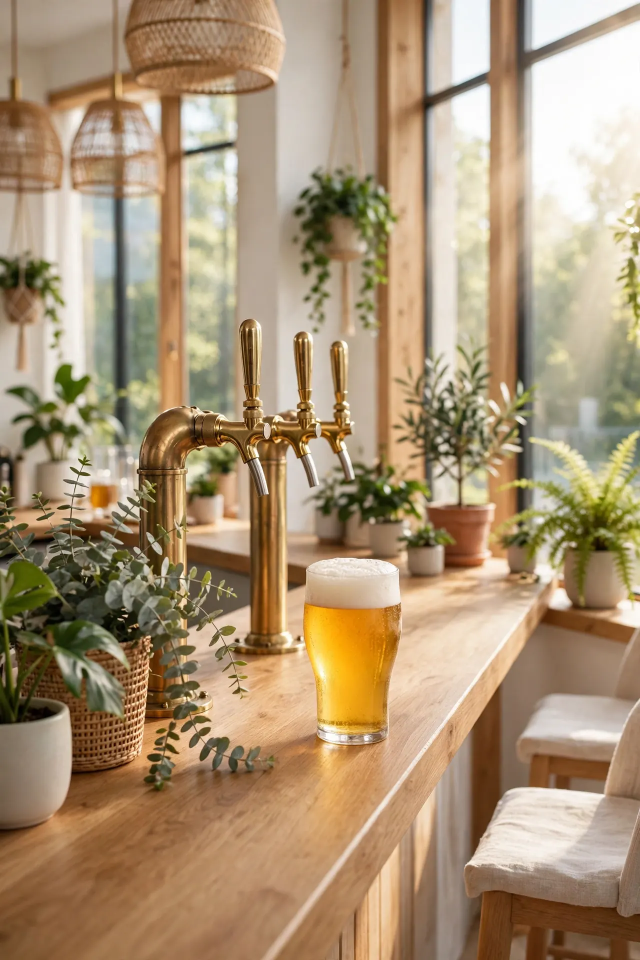
#> input picture bar.webp, 1280 x 1920 px (shown at 1/2 size)
$ python normalize-photo.py --in bar.webp --out out.png
#> lines starting #> are read from the running program, lines starting #| are printed output that depends on the picture
#!/usr/bin/env python3
"""normalize-photo.py — Normalización DETERMINÍSTICA de la foto del cliente
(Gap 3 de la auditoría de material del cliente, 2026-10-25).

La foto que cae al fallback de fidelidad ES la foto cruda del cliente:
sin este paso salía publicada en su aspecto nativo (16:9, 1:1, el que
traiga) y sin ningún pulido — Instagram la recortaba a 4:5 como quería.
Este script garantiza, haya o no titular en la pieza:

  1. Orientación EXIF aplicada (la foto sale derecha).
  2. Encuadre 4:5 EXACTO (1080×1350) con foco: el recorte se centra en
     el foco medido (centroide de energía de bordes, determinístico,
     sin IA) o en el foco que pase el llamador (--focus-x/--focus-y).
  3. El MISMO grade del composite de titulares (blend 5% hacia el hex
     de marca + saturación ×1,04) cuando llega --grade.

Uso: python3 normalize-photo.py --in foto.jpg --out foto.jpg [--grade #2793C8]
     [--focus-x 0.42] [--focus-y 0.5]
Salida: una línea JSON {w,h,focus_x,focus_y,src_w,src_h}. Ante error,
{"error": "…"} y código 1: el llamador sigue con la foto como estaba —
normalizar nunca puede costar una pieza.
"""
import argparse
import json
import sys


def measure_focus(img):
    """Centroide de la energía de bordes sobre una copia chica. Una zona
    con detalle (el sujeto) pesa más que un fondo liso. Sin detalle
    medible → centro. Determinístico: misma foto, mismo foco."""
    from PIL import ImageFilter
    small = img.convert('L')
    small.thumbnail((320, 320))
    edges = small.filter(ImageFilter.FIND_EDGES).filter(ImageFilter.GaussianBlur(radius=2))
    w, h = edges.size
    px = edges.load()
    total = 0.0
    sx = 0.0
    sy = 0.0
    for y in range(h):
        for x in range(w):
            v = px[x, y]
            if v:
                total += v
                sx += v * x
                sy += v * y
    if total <= 0:
        return 0.5, 0.5
    fx = (sx / total) / max(w - 1, 1)
    fy = (sy / total) / max(h - 1, 1)
    # Clamp conservador: el foco guía el recorte, no lo manda al borde.
    fx = min(0.75, max(0.25, fx))
    fy = min(0.75, max(0.25, fy))
    return round(fx, 3), round(fy, 3)


def main():
    ap = argparse.ArgumentParser()
    ap.add_argument('--in', dest='inp', required=True)
    ap.add_argument('--out', required=True)
    ap.add_argument('--grade', default='')
    ap.add_argument('--focus-x', type=float, default=-1)
    ap.add_argument('--focus-y', type=float, default=-1)
    a = ap.parse_args()
    try:
        from PIL import Image, ImageColor, ImageEnhance, ImageOps
        img = Image.open(a.inp)
#> img is the input picture: PIL image 1280x1920 RGB; mean R, G, B 170.1, 146.8, 116.4
        img = ImageOps.exif_transpose(img)
        if img.mode in ('RGBA', 'LA', 'P'):
            bg = Image.new('RGB', img.size, (255, 255, 255))
            bg.paste(img.convert('RGBA'), mask=img.convert('RGBA').split()[-1])
            img = bg
        else:
            img = img.convert('RGB')
        src_w, src_h = img.size
#> src_w = 1280; src_h = 1920
        fx = a.focus_x if 0 <= a.focus_x <= 1 else None
        fy = a.focus_y if 0 <= a.focus_y <= 1 else None
        if fx is None or fy is None:
            mfx, mfy = measure_focus(img)
#> in measure_focus, `small = img.convert('L')`:
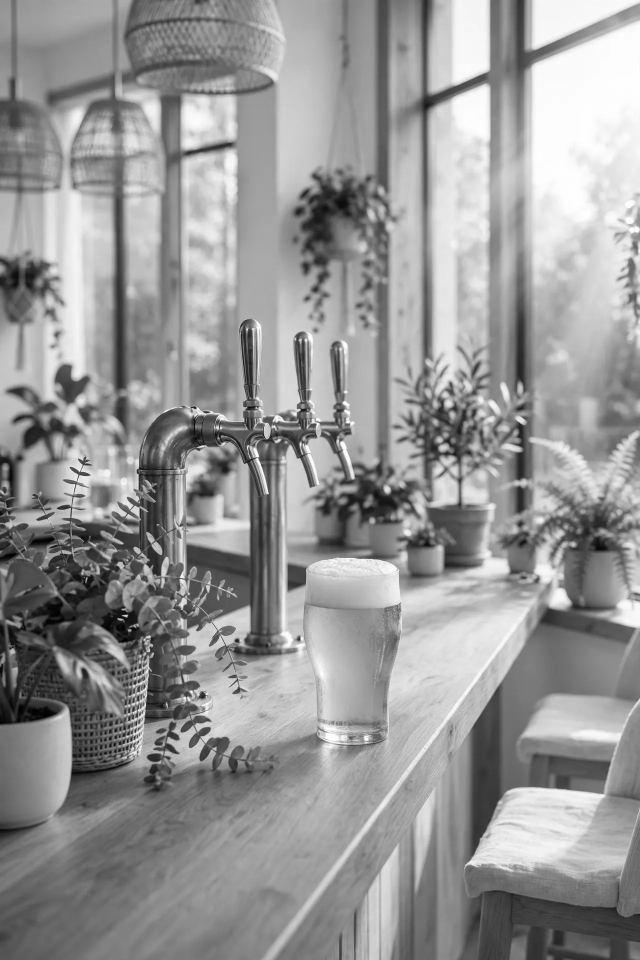
#> small: PIL image 1280x1920 L (shown at 1/2 size); min 0, max 255, mean 150.3
#> in measure_focus, `small.thumbnail((320, 320))`:
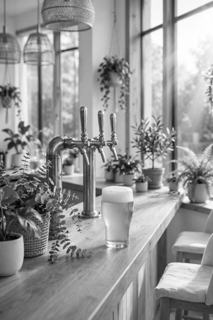
#> small: PIL image 213x320 L; min 1, max 255, mean 150.2
#> in measure_focus, `edges = small.filter(ImageFilter.FIND_EDGES).filter(ImageFilter.Gaussi..`:
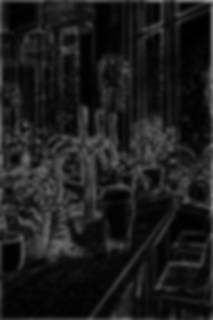
#> edges: PIL image 213x320 L; min 0, max 156, mean 28.1
#> after the loop in measure_focus, `for y in range(h):`: sx = 192020668; sy = 303524414; total = 1917765
#> in measure_focus, `fx = (sx / total) / max(w - 1, 1)`: fx = 0.472
#> in measure_focus, `fy = (sy / total) / max(h - 1, 1)`: fy = 0.496
#> mfx = 0.472; mfy = 0.496
            if fx is None:
                fx = mfx
#> fx = 0.472
            if fy is None:
                fy = mfy
#> fy = 0.496
        # Recorte 4:5 (w/h = 0,8) alrededor del foco.
        target = 0.8
        W, H = img.size
#> W = 1280; H = 1920
        if W / H > target:
            cw = int(H * target)
            ch = H
            cx = int(fx * W - cw / 2)
            cx = max(0, min(W - cw, cx))
            box = (cx, 0, cx + cw, ch)
        else:
            cw = W
#> cw = 1280
            ch = int(W / target)
#> ch = 1600
            cy = int(fy * H - ch / 2)
#> cy = 152
            cy = max(0, min(H - ch, cy))
            box = (0, cy, cw, cy + ch)
#> box = (0, 152, 1280, 1752)
        img = img.crop(box).resize((1080, 1350), Image.LANCZOS)
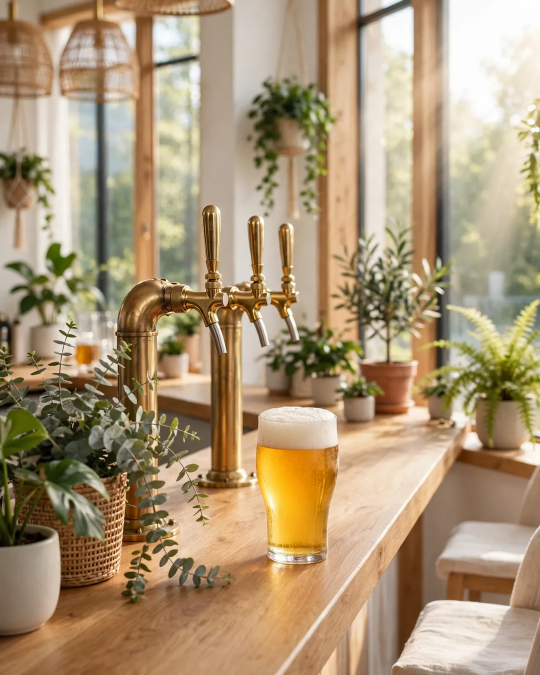
#> img: PIL image 1080x1350 RGB (shown at 1/2 size); mean R, G, B 171.7, 149.7, 118.5
        if a.grade:
            try:
                tint = Image.new('RGB', img.size, ImageColor.getrgb(a.grade))
                img = Image.blend(img, tint, 0.05)
                img = ImageEnhance.Color(img).enhance(1.04)
            except Exception:
                pass
        img.save(a.out, 'JPEG', quality=90)
        # Variantes livianas de la pieza final, como hace el composite.
        try:
            base = a.out.rsplit('.', 1)[0]
            for wdt, q, suf in ((640, 78, '@640.webp'), (24, 60, '@24.webp')):
                img.resize((wdt, max(1, round(img.height * wdt / img.width))), Image.LANCZOS).save(base + suf, 'WEBP', quality=q)
#> this loop made 2 passes
#> pass 1, in main, `img.resize((wdt, max(1, round(img.height * wdt / img.width))), Image.L..`:
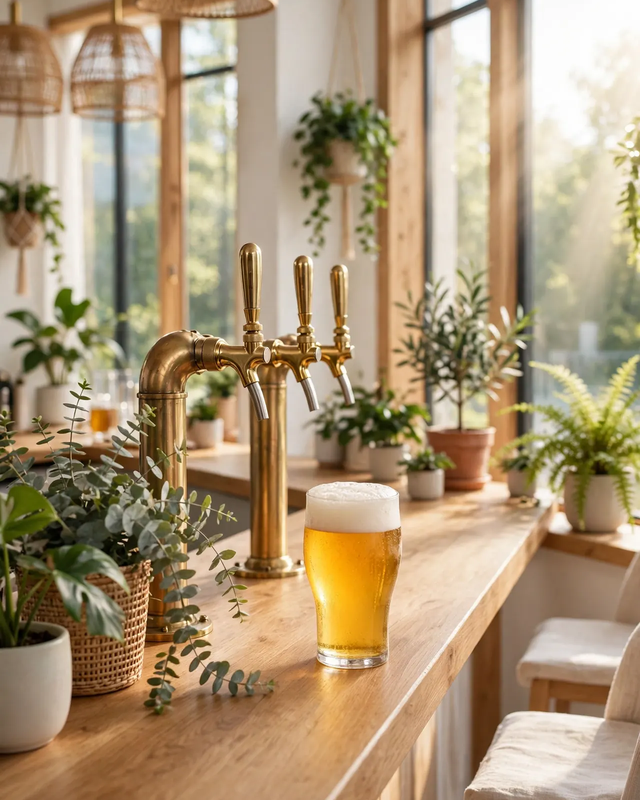
#> saved as out@640.webp: PIL image 640x800 RGB; mean R, G, B 171.7, 149.7, 118.5
#> pass 2, in main, `img.resize((wdt, max(1, round(img.height * wdt / img.width))), Image.L..`:
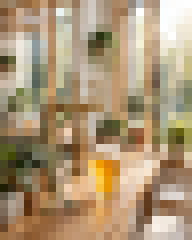
#> saved as out@24.webp: PIL image 24x30 RGB (shown 8 times larger); mean R, G, B 171.8, 149.8, 118.6
        except Exception:
            pass
        print(json.dumps({'w': 1080, 'h': 1350, 'focus_x': fx, 'focus_y': fy, 'src_w': src_w, 'src_h': src_h}))
#| {"w": 1080, "h": 1350, "focus_x": 0.472, "focus_y": 0.496, "src_w": 1280, "src_h": 1920}
    except Exception as e:  # noqa: BLE001 — normalizar nunca rompe la pieza
        print(json.dumps({'error': str(e)[:160]}))
        sys.exit(1)


if __name__ == '__main__':
    main()

$ run again, on fashion.webp
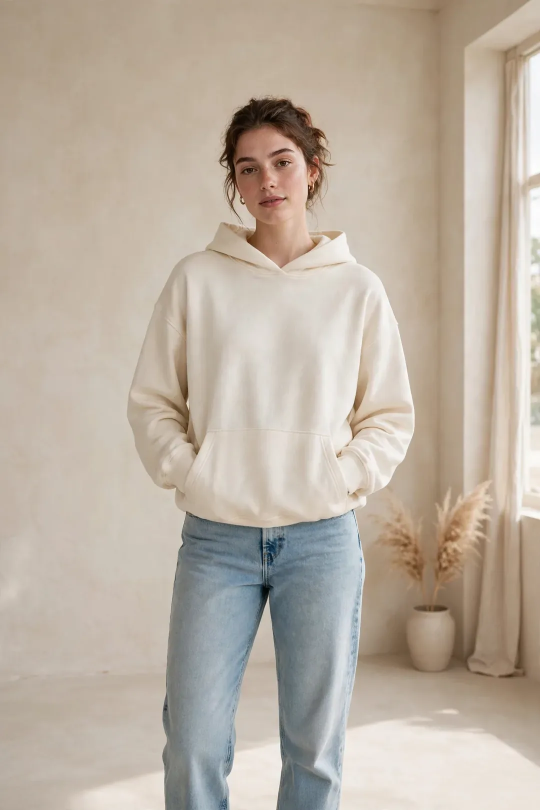
#> input picture fashion.webp, 1080 x 1620 px (shown at 1/2 size)
#> in main, img is the input picture: PIL image 1080x1620 RGB; mean R, G, B 187.2, 175.5, 161.9
#> in measure_focus, `edges = small.filter(ImageFilter.FIND_EDGES).filter(ImageFilter.Gaussi..`:
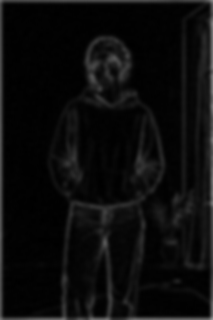
#> edges: PIL image 213x320 L; min 0, max 156, mean 12
#> after the loop in measure_focus, `for y in range(h):`: sx = 99943536; sy = 136498931; total = 815321
#> in measure_focus, `fx = (sx / total) / max(w - 1, 1)`: fx = 0.578
#> in measure_focus, `fy = (sy / total) / max(h - 1, 1)`: fy = 0.525
#> mfx = 0.578; mfy = 0.525
#> in main, `fx = mfx`: fx = 0.578
#> in main, `fy = mfy`: fy = 0.525
#> cy = 175
#> box = (0, 175, 1080, 1525)
#> img: PIL image 1080x1350 RGB
#> the loop in main, `for wdt, q, suf in ((640, 78, '@640.webp'), (24, 60, '@24.webp')):` made 2 passes
#> pass 2, in main, `img.resize((wdt, max(1, round(img.height * wdt / img.width))), Image.L..`:
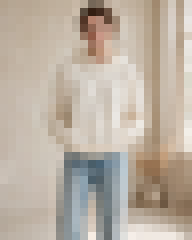
#> saved as out@24.webp: PIL image 24x30 RGB (shown 8 times larger); mean R, G, B 187.1, 175.6, 162.4
#| {"w": 1080, "h": 1350, "focus_x": 0.578, "focus_y": 0.525, "src_w": 1080, "src_h": 1620}

$ run again, on fitness.webp
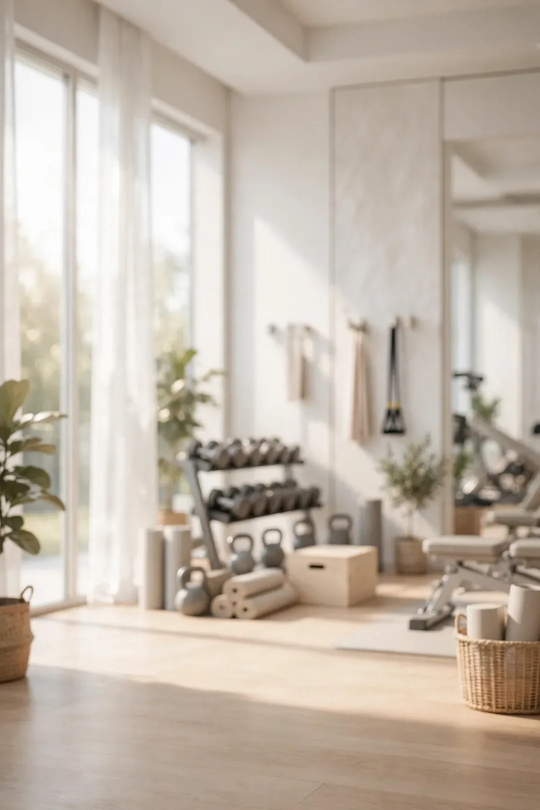
#> input picture fitness.webp, 1080 x 1620 px (shown at 1/2 size)
#> in main, img is the input picture: PIL image 1080x1620 RGB; mean R, G, B 193.6, 182, 168.8
#> in measure_focus, `edges = small.filter(ImageFilter.FIND_EDGES).filter(ImageFilter.Gaussi..`:
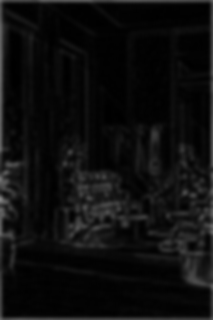
#> edges: PIL image 213x320 L; min 0, max 132, mean 14
#> after the loop in measure_focus, `for y in range(h):`: sx = 102660859; sy = 169119917; total = 955317
#> in measure_focus, `fx = (sx / total) / max(w - 1, 1)`: fx = 0.507
#> in measure_focus, `fy = (sy / total) / max(h - 1, 1)`: fy = 0.555
#> mfx = 0.507; mfy = 0.555
#> in main, `fx = mfx`: fx = 0.507
#> in main, `fy = mfy`: fy = 0.555
#> cy = 224
#> box = (0, 224, 1080, 1574)
#> img: PIL image 1080x1350 RGB
#> the loop in main, `for wdt, q, suf in ((640, 78, '@640.webp'), (24, 60, '@24.webp')):` made 2 passes
#> pass 2, in main, `img.resize((wdt, max(1, round(img.height * wdt / img.width))), Image.L..`:
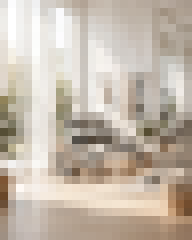
#> saved as out@24.webp: PIL image 24x30 RGB (shown 8 times larger); mean R, G, B 196.2, 184.9, 171.8
#| {"w": 1080, "h": 1350, "focus_x": 0.507, "focus_y": 0.555, "src_w": 1080, "src_h": 1620}

$ run again, on food.webp
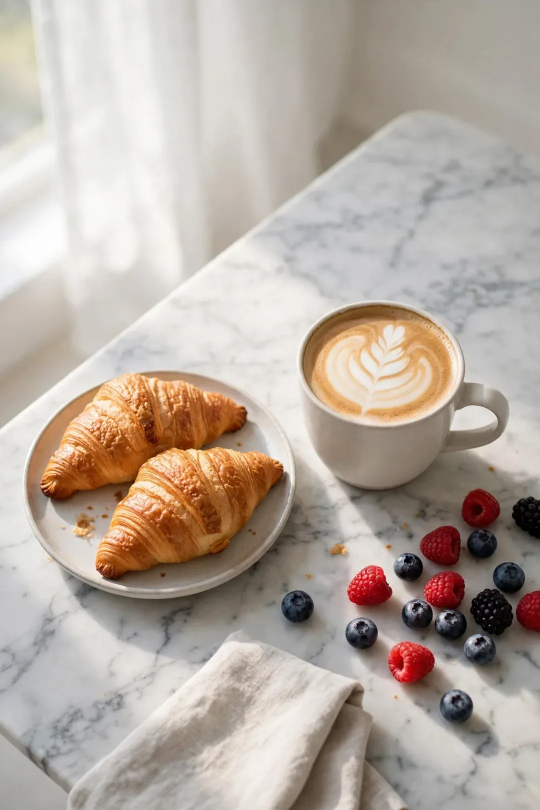
#> input picture food.webp, 1080 x 1620 px (shown at 1/2 size)
#> in main, img is the input picture: PIL image 1080x1620 RGB; mean R, G, B 182.7, 171, 161
#> in measure_focus, `edges = small.filter(ImageFilter.FIND_EDGES).filter(ImageFilter.Gaussi..`:
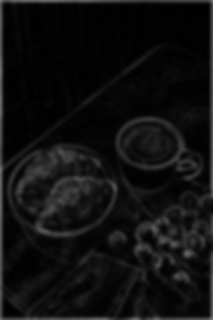
#> edges: PIL image 213x320 L; min 0, max 130, mean 15.9
#> after the loop in measure_focus, `for y in range(h):`: sx = 116014909; sy = 205567784; total = 1082706
#> in measure_focus, `fx = (sx / total) / max(w - 1, 1)`: fx = 0.505
#> in measure_focus, `fy = (sy / total) / max(h - 1, 1)`: fy = 0.595
#> mfx = 0.505; mfy = 0.595
#> in main, `fx = mfx`: fx = 0.505
#> in main, `fy = mfy`: fy = 0.595
#> in main, `cy = int(fy * H - ch / 2)`: cy = 288
#> in main, `cy = max(0, min(H - ch, cy))`: cy = 270
#> box = (0, 270, 1080, 1620)
#> img: PIL image 1080x1350 RGB
#> the loop in main, `for wdt, q, suf in ((640, 78, '@640.webp'), (24, 60, '@24.webp')):` made 2 passes
#> pass 2, in main, `img.resize((wdt, max(1, round(img.height * wdt / img.width))), Image.L..`:
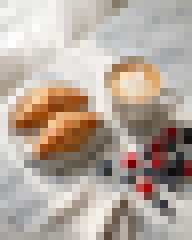
#> saved as out@24.webp: PIL image 24x30 RGB (shown 8 times larger); mean R, G, B 180.7, 167.5, 157
#| {"w": 1080, "h": 1350, "focus_x": 0.505, "focus_y": 0.595, "src_w": 1080, "src_h": 1620}
